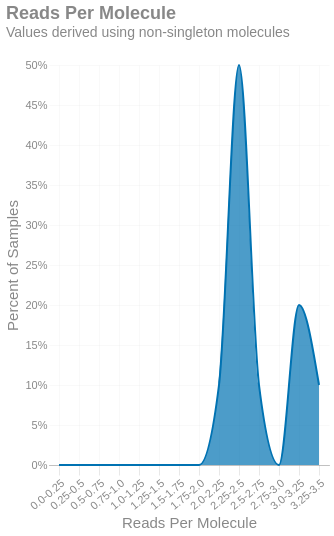

The code cell stored with this chart in its notebook:
### Markdown cell above
### Reads per molecule
This distribution shows the average number of reads per inferred molecule across your samples.

### Code cell
_hist = binned_histogram_polars(aggregate_df['Reads/Molecule'], 0.25, True)
with SafeRender(_hist):
    (
        alt.Chart(_hist)
        .mark_area(interpolate = "monotone")
        .encode(
            x=alt.X('interval:O', bin = 'binned').axis(title='Reads Per Molecule', tickMinStep=0.5, labelAngle=-40),
            y=alt.Y('proportion:Q', title='Percent of Samples').axis(format = '%'),
            tooltip = [
                alt.Tooltip('interval', title = "Reads Per Molecule", bin = "binned"),
                alt.Tooltip('proportion', title = "Percent of Samples").format('.1%')
            ]
        )
        .properties(
            title=alt.Title('Reads Per Molecule', subtitle = 'Values derived using non-singleton molecules'),
            usermeta={'embedOptions': {'downloadFileName': f'alignments.readspermol'}}
        )
    ).display()

### Figure 1 — Vega-Lite specification as saved in the notebook (floating-point values rounded to 4 significant figures)
{"width": "container", "height": 400, "config": {"title": {"anchor": "start", "dy": -15, "fontSize": 18, "color": "#888888", "subtitleColor": "#888888", "subtitleFontSize": 14}, "arc": {"fill": "#0072B2"}, "axis": {"domainColor": "#888888", "domainWidth": 0.5, "gridWidth": 0.2, "grid": false, "titleFontWeight": 400, "titleFontSize": 15, "labelFontSize": 11, "labelColor": "#888888", "tickColor": "#888888", "tickWidth": 0.2, "titleColor": "#888888"}, "axisBand": {"grid": false}, "axisX": {"grid": true, "tickSize": 10, "domainCap": "round"}, "axisY": {"domain": false, "grid": true, "tickSize": 0, "domainCap": "round"}, "background": "transparent", "header": {"labelFontSize": 15, "labelColor": "#888888", "titleFontSize": 15, "titleFontWeight": 600, "titleColor": "#888888"}, "legend": {"labelFont": "sans-serif", "labelFontSize": 12, "labelColor": "#888888", "symbolSize": 100, "symbolType": "circle", "titleFontSize": 12, "titlePadding": 10, "titleColor": "#888888", "title": null}, "range": {"category": ["#E69F00", "#56B4E9", "#009E73", "#F0E442", "#0072B2", "#D55E00", "#CC79A7", "#000000"], "diverging": ["#cfe8f3", "#a2d4ec", "#73bfe2", "#46abdb", "#1696d2", "#12719e"]}, "area": {"fill": "#0072B2", "fillOpacity": 0.7, "line": true, "strokeOpacity": 0.7}, "line": {"color": "#0072B2", "stroke": "#0072B2", "strokeWidth": 2}, "trail": {"color": "#0072B2", "stroke": "#0072B2", "strokeWidth": 0, "size": 1}, "point": {"filled": true}, "text": {"color": "#888888", "fontSize": 11, "align": "right", "fontWeight": 400, "size": 11}, "bar": {"fill": "#0072B2", "stroke": null}, "view": {"stroke": null, "continuousWidth": 660, "continuousHeight": 400}}, "data": {"name": "data-751a9f04c7136cd85faabe10747c91b4"}, "mark": {"type": "area", "interpolate": "monotone"}, "encoding": {"tooltip": [{"bin": "binned", "field": "interval", "title": "Reads Per Molecule", "type": "nominal"}, {"field": "proportion", "format": ".1%", "title": "Percent of Samples", "type": "quantitative"}], "x": {"axis": {"title": "Reads Per Molecule", "tickMinStep": 0.5, "labelAngle": -40}, "bin": "binned", "field": "interval", "type": "ordinal"}, "y": {"axis": {"format": "%"}, "field": "proportion", "title": "Percent of Samples", "type": "quantitative"}}, "title": {"text": "Reads Per Molecule", "subtitle": "Values derived using non-singleton molecules"}, "usermeta": {"embedOptions": {"downloadFileName": "alignments.readspermol"}}, "$schema": "https://vega.github.io/schema/vega-lite/v6.4.1.json", "datasets": {"data-751a9f04c7136cd85faabe10747c91b4": [{"bin": "0.0", "interval": "0.0-0.25", "proportion": 0.0}, {"bin": "0.25", "interval": "0.25-0.5", "proportion": 0.0}, {"bin": "0.5", "interval": "0.5-0.75", "proportion": 0.0}, {"bin": "0.75", "interval": "0.75-1.0", "proportion": 0.0}, {"bin": "1.0", "interval": "1.0-1.25", "proportion": 0.0}, {"bin": "1.25", "interval": "1.25-1.5", "proportion": 0.0}, {"bin": "1.5", "interval": "1.5-1.75", "proportion": 0.0}, {"bin": "1.75", "interval": "1.75-2.0", "proportion": 0.0}, {"bin": "2.0", "interval": "2.0-2.25", "proportion": 0.1}, {"bin": "2.25", "interval": "2.25-2.5", "proportion": 0.5}, {"bin": "2.5", "interval": "2.5-2.75", "proportion": 0.1}, {"bin": "2.75", "interval": "2.75-3.0", "proportion": 0.0}, {"bin": "3.0", "interval": "3.0-3.25", "proportion": 0.2}, {"bin": "3.25", "interval": "3.25-3.5", "proportion": 0.1}]}}
